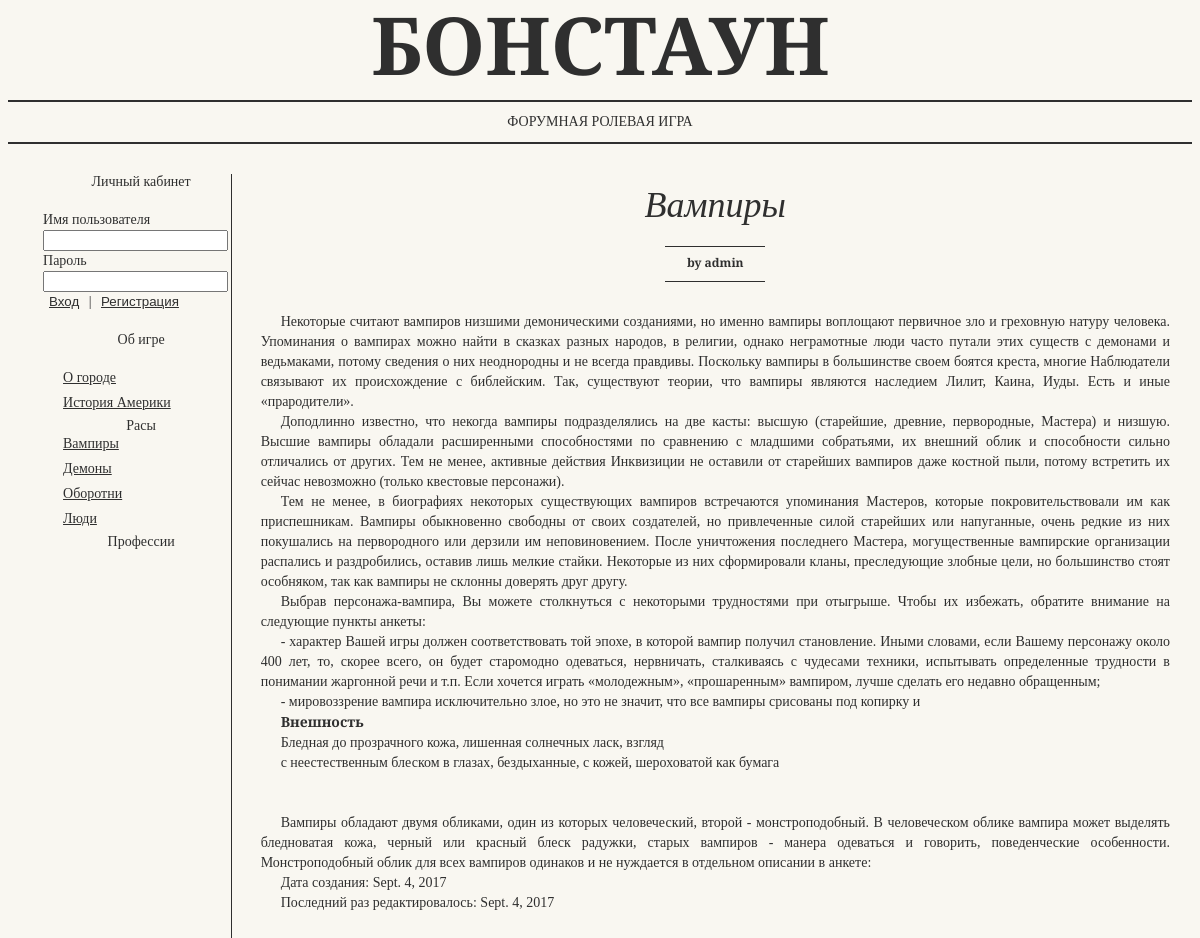
The page /articles/3 on the database its author committed.
### bonssite/models.py (models this page shows, shortened)
class Section(models.Model):
    title = models.CharField(max_length=200);
    def get_section_articles(self):
        return Article.objects.filter(section=self.id);

class Article(models.Model):
    title = models.CharField(max_length=200);
    description = models.TextField();
    content = HTMLField();
    author = models.ForeignKey(User);
    section = models.ForeignKey(Section);
    creationDate = models.DateField();
    lastEditDate = models.DateField();

### bonssite/views.py (the view)
# urls.py: url(r'^articles/(?P<article_id>[0-9]+)/?$', views.article, name='article'),
def article(request, article_id):
    article = get_object_or_404(Article, id=article_id);
    context = {
        'sections': sections,
        'article' : article,
        'user': auth.get_user(request)
    }
    return render(request, "bonssite/article.html", context);

### bonssite/templates/bonssite/article.html (shortened to what this page needs)
{%  extends 'bonssite/common/top.html' %}
{% block content %}
    <div class="collumns">
        <div class="collumn size4">
            <div class="head">
                <span class="headline hl3">{{ article.title }}</span>
                <p><span class="headline hl4">by {{ article.author.username }}</span></p>
            </div>
            <p>{{ article.content|safe }}</p>
            <p>Дата создания: {{ article.creationDate }}</p>
            <p>Последний раз редактировалось: {{ article.creationDate }}</p>
        </div>
    </div>
{% endblock %}

### bonssite/templates/bonssite/common/top.html (shortened to what this page needs)
{% load staticfiles %}
<!DOCTYPE html>
<html>
   <head>
       <link href="{% static 'bonssite/common.css' %}" rel="stylesheet"/>
   </head>
   <body>
      <div class="head">
         <div class="headerobjectswrapper">
            <header>Бонстаун</header>
         </div>
         <div class="subhead">Форумная ролевая игра</div>
      </div>
      <div class="content">
            <div class="menu">
                <div id="user">
                    <p><span class="headline">Личный кабинет</span></p>
                    <p>
                    {% if user.is_authenticated %}
                        <a href="{% url 'logout' %}">Выйти ({{ user.username }})</a>
                    {% else %}
                         <form action="/login/" method="post">
                         <div>
                            <label for="username">Имя пользователя</label>
                            <input type="text" name="username" id="username" {% if username %}value="{{ username }}"{% endif %}/>
                         </div>
                        <div>
                            <label for="password">Пароль</label>
                            <input type="password" name="password" id="password" {% if password %}value="{{ password }}"{% endif %}/>
                        </div>
                         <div>
                            <input class="link" type="submit" name="action" value="Вход"/> |
                            <input class="link" type="submit" name="action" value="Регистрация"/>
                         </div>
                    </form>
                    {% endif %}
                    </p>
                </div>
                {% for section in sections %}
                    <p><span class="headline">{{ section.title }}</span></p>
                        {% for article in section.get_section_articles %}
                            <p class="small"><a href="{% url 'article' article.id %}"> {{ article.title }} </a></p>
                        {% endfor %}
                {% endfor %}
            </div>
          {% block content %}{% endblock %}
      </div>
   </body>
</html>

### bonssite/static/bonssite/common.css (style rules this page uses)
body { font-family: 'Droid Serif', serif; font-size: 14px; color: #2f2f2f; background-color: #f9f7f1; }
header { font-family: 'Playfair Display', serif; font-weight: 900; font-size: 80px; text-transform: uppercase; display: inline-block; line-height: 72px; margin-bottom: 20px; }
a, a:link, a:visited, input[type=submit].link, input[type=submit].link:focus { color: #2f2f2f; background-color: #f9f7f1; display: inline; border: none; text-decoration: underline; outline: none; }
p { margin-top: 0; margin-bottom: 20px; }
p.small { margin-top: 0; margin-bottom: 5px; }
.head { text-align: center; position: relative; }
.subhead { text-transform: uppercase; border-bottom: 2px solid #2f2f2f; border-top: 2px solid #2f2f2f; padding: 12px 0 12px 0; }
.content { font-size: 0; line-height: 0; word-spacing: -.31em; display: inline-block; margin: 30px 2% 0 2%; }
.collumns { display:inline-block; width: 80%; padding-left: 20px; }
.collumn, .menu { font-size: 14px; line-height: 20px; width: 22.5%; display: inline-block; padding: 0 1% 0 1%; vertical-align: top; margin-bottom: 50px; transition: all .7s; }
.menu { border-right: 1px solid #2f2f2f; height: 100vh; width: 15.5%; }
.collumn.size4 { width: 100.0%; }
.collumn .headline, .menu .headline { text-align: center; line-height: normal; font-family: 'Playfair Display', serif; display: block; margin: 0 auto; }
.collumn .headline.hl3, .menu .headline.h13 { font-weight: 400; font-style: italic; font-size: 36px; box-sizing: border-box; padding: 10px 0 10px 0; }
.collumn .headline.hl4, .menu .headline.h14 { font-weight: 700; font-size: 12px; box-sizing: border-box; padding: 10px 0 10px 0; }
.collumn .headline.hl4:before, .menu .headline.h14:before { border-top: 1px solid #2f2f2f; content: ''; width: 100px; height: 7px; display: block; margin: 0 auto; }
.collumn .headline.hl4:after, .menu .headline.h14:after { border-bottom: 1px solid #2f2f2f; content: ''; width: 100px; height: 10px; display: block; margin: 0 auto; }
p + p, img + p, p + img { margin: 0; }
p { text-indent: 20px; text-align: justify; }
@media only all and (max-width: 1200px) { .collumn { width: 31%; } }

### rows shown on the page
Section: title "Об игре"
Article: title "О городе"
Article: title "История Америки"
Section: title "Расы"
Article: title "Вампиры", author.username "admin", content "Некоторые считают вампиров низшими демоническими созданиями, но именно вампиры воплощают первичное зло и греховную натуру человека. Упоминания о вампирах можно найти в сказках разных народов, в религии, однако неграмотные люди часто путали этих существ с демонами и ведьмаками, потому сведения о них неоднородны и не всегда правдивы. Поскольку вампиры в большинстве своем боятся креста, многие Наблюдатели связывают их происхождение с библейским. Так, существуют теории, что вампиры являются наследием Лилит, Каина, Иуды. Есть и иные «прародители». Доподлинно известно, что некогда вампиры подразделялись на две касты: высшую (старейшие, древние, первородные, Мастера) и низшую. Высшие вампиры…", creationDate "Sept. 4, 2017"
Article: title "Демоны"
Article: title "Оборотни"
Article: title "Люди"
Section: title "Профессии"
